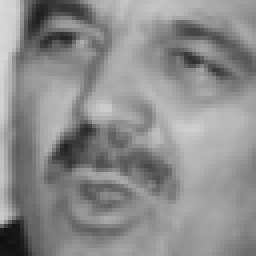
%> input picture p1/lfw1000/Abdullah_Gul_0019.pgm, 64 x 64 px (shown 4 times larger); its folder holds 4 pictures in this run
$ octave p1.m   (GNU Octave 9; MATLAB toolbox functions it lacks are replaced by stand-ins)
%> lines starting %> are read from the running program, lines starting %| are printed output that depends on the picture
%%%%%%%%%%%%%%%%%%%%%%%%%%%%%%%%%%%%%%%%%%%%%%%
%-------problem1:face_detector----------------%
%reads in training images, extracts eigenfaces,
%detects faces in given images----------------%
clear all; close all;
%% read corpus of faces
corpus = dir('lfw1000/');
l = length(corpus);  % read from 3rd file (first 2 files are . and ..)
nimages = l-2;
[nrows, ncols] = size(imread(strcat('lfw1000/',corpus(3).name)));
%> nrows = 64; ncols = 64

% matrix of all unrolled images (vectorized)
images = zeros((nrows*ncols),nimages);
% read in images from corpus
for i=1:nimages
    name = corpus(i+2).name;
    % double is for computation
    % uint8 is 0-255
    image = double(imread(strcat('lfw1000/',name)));
%> image: size 64x64 double; min 15, max 216, mean 140.3; mean of the top-left, top-right, bottom-left and bottom-right quarters 143.6, 149.3, 116.6, 151.6
    images(:,i) = image(:);
end
    % [6 lines of commented-out code are left out]

%% compute eigenvectors, sqrt eigenvalues == sv for sym, square, positive def
% matrices
[U,S,V]=svds(images,1);

eigenface=reshape(U(:,1),nrows,ncols);
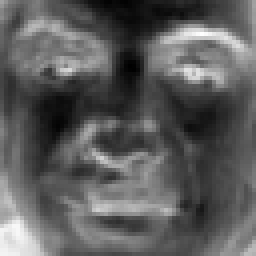
%> eigenface: size 64x64 double (shown 4 times larger); min -0.0201, max -0.00734, mean -0.0154; drawn with min black and max white
figure; imshow(eigenface,[min(eigenface(:)) max(eigenface(:))]); title('before normalization');
eigenface = eigenface - mean(eigenface(:));
eigenface = eigenface./norm(eigenface(:));
figure; imshow(eigenface,[min(eigenface(:)) max(eigenface(:))]); title('after normalization');
%% scan test images for eigenface

% read and convert to grayscale
groupimages = dir('group_photos');
ngimages = length(groupimages) -2; % minus '.' '..' files

for i_gimg=3
%> (the run ends here)
